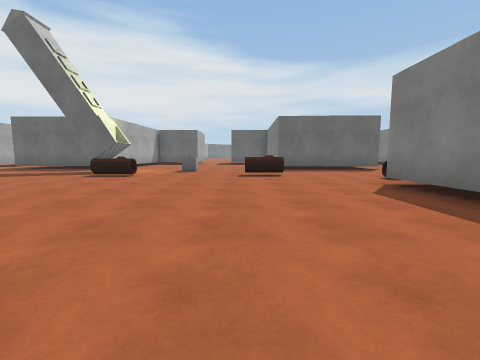
view 1 (above)

24 first-person views from a walk through a 3-D level made in the Unity game engine. The camera is 1.2 m above the floor, tilts 6° down and sees 90° across. The floor is counted in squares, 2 m on a side. Each view is taken from the middle of a square. On the plan, view 1 faces up. The plan holds only what a view shows up to about 9 squares ahead; the rest is blank. The place goes on beyond the plan. Surface patterns are stand-ins for the level's own textures.

view 2
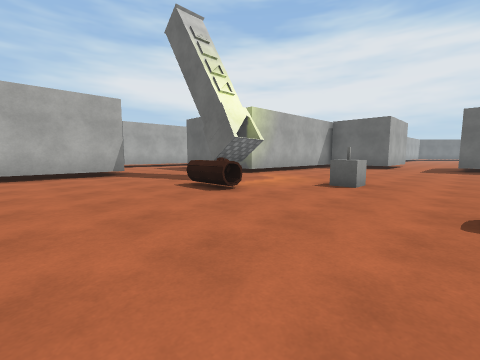

view 3
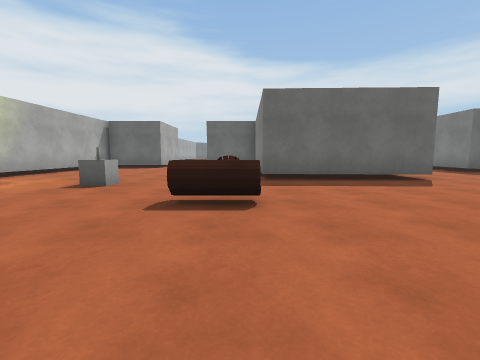

view 4
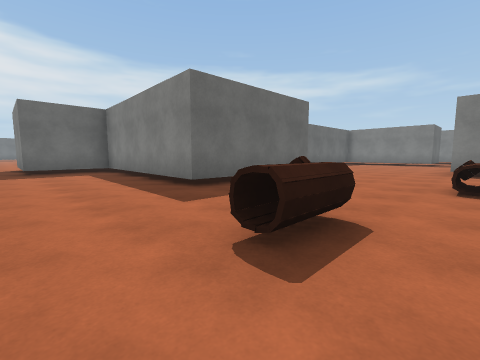

view 5
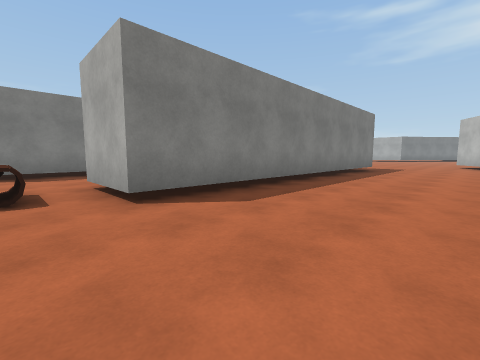

view 6
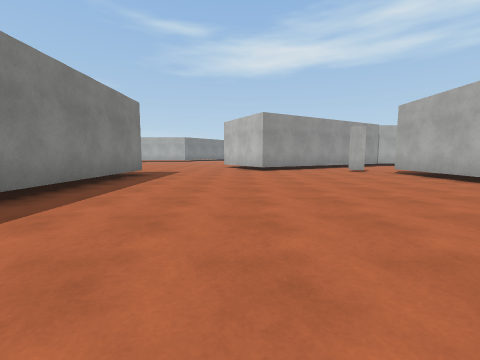

view 7
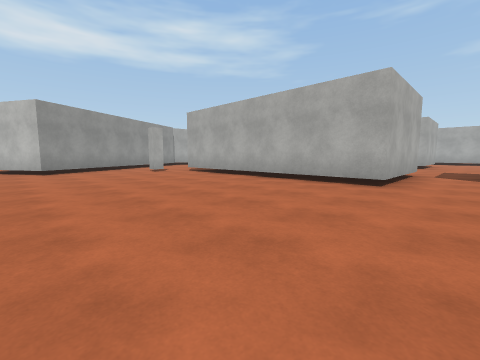

view 8
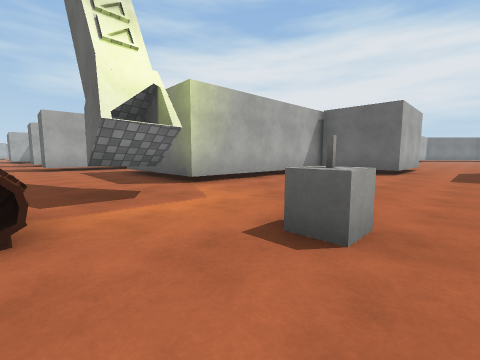

view 9
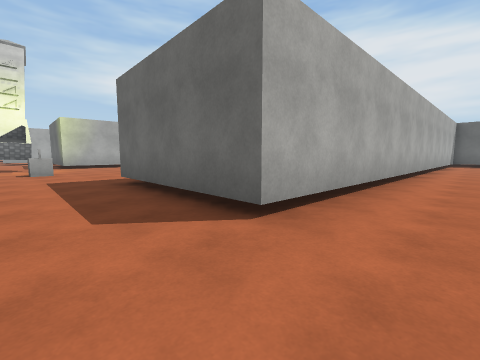

view 10
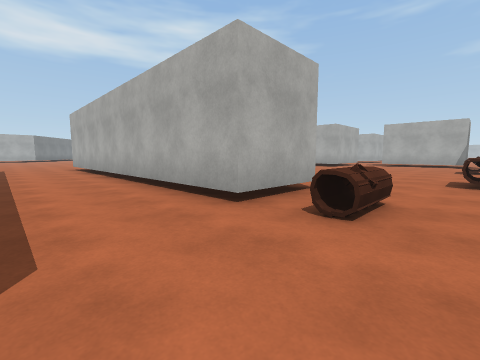

view 11
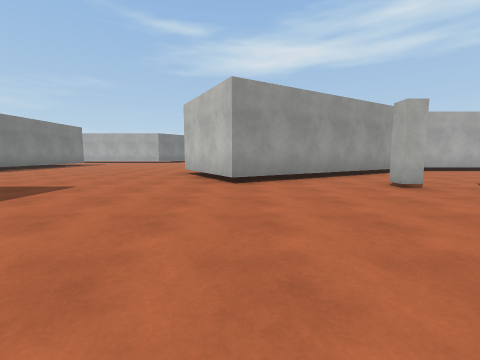

view 12
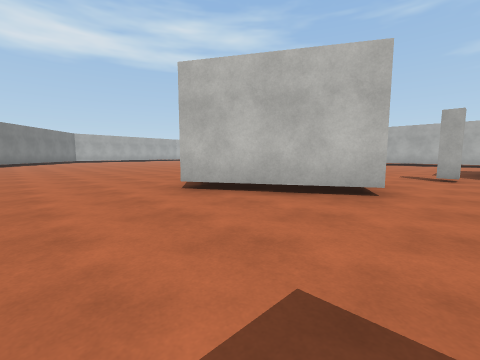

view 13
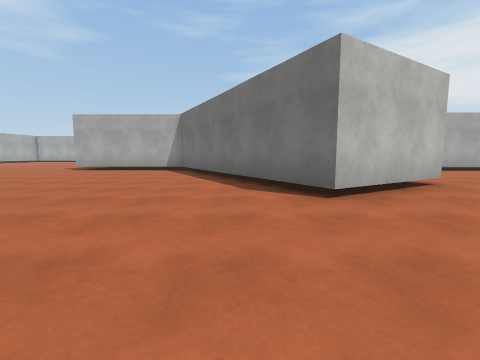

view 14
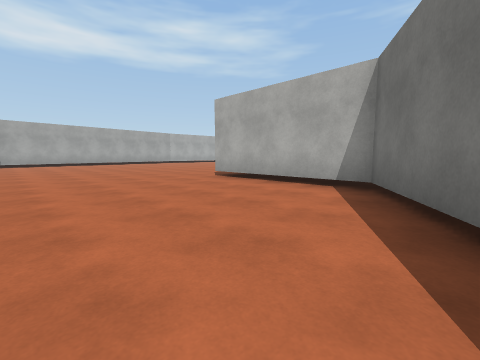

view 15
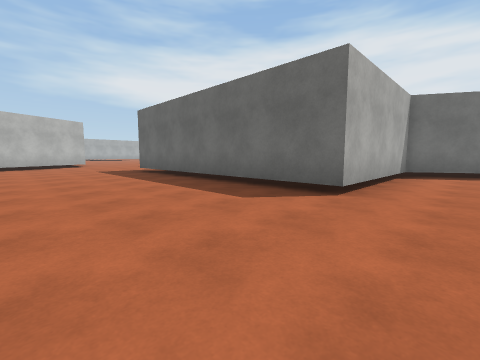

view 16
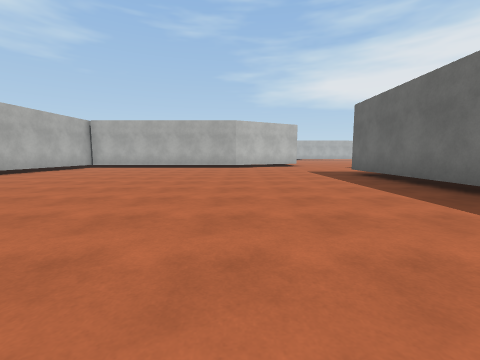

view 17
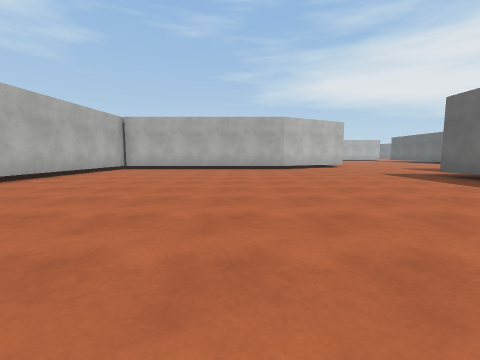

view 18
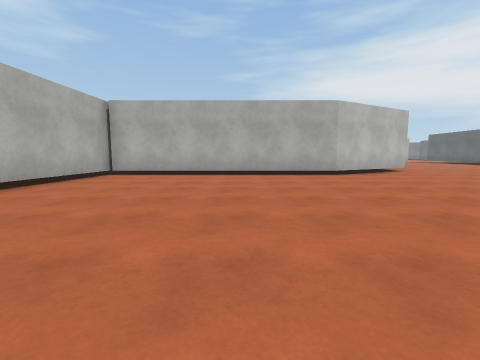

view 19
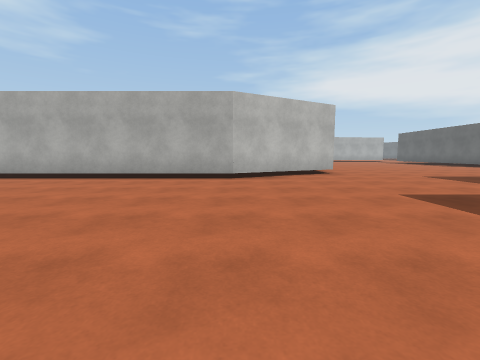

view 20
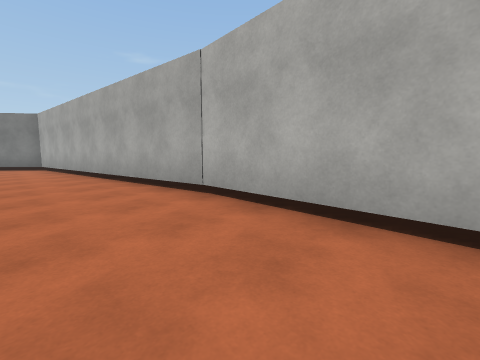

view 21
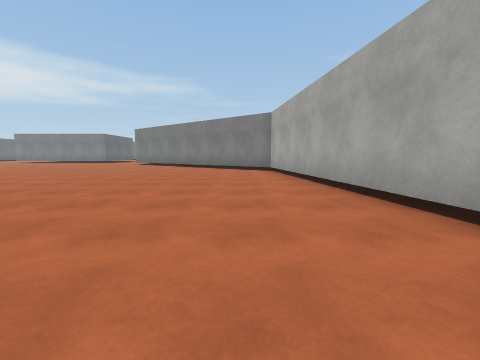

view 22
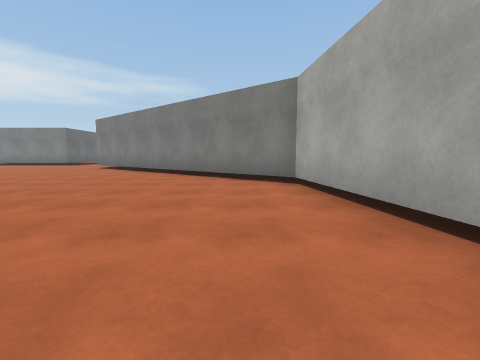

view 23
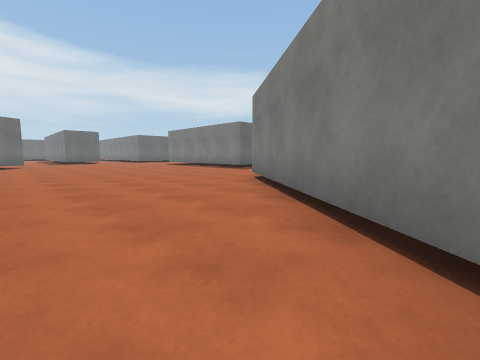

view 24
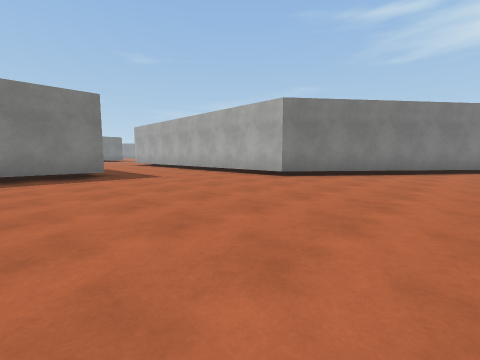

### Floor plan
Points are (right, up) in squares from view 1. A wall is a line through its corners. A room is listed if a view was taken in it or the views show most of it. See-through windows are left out.
Room 1 (views 1, 2, 3, 4, 5, 6, 7, 8, 9, 10, 11)
walls: (-4.2, 7.8) (-5.2, 7.9); (7.8, 5.4) (7.8, 6.6); (-7.2, 6.6) (-7.2, 3.9); (-6.5, 1.8) (-5, 1.8) (-5, -4.9); (9.3, 12.3) (8.9, 12.3) (8.9, 13.1); (-5.4, 15.5) (-5.4, 9.9); (3, -4.4) (3, 4.9) (4.9, 4.9); (-2.7, 18.1) (-2.7, 15.2) (-5.1, 15.2); (-4.4, -5.3) (-3.9, -5.3) (-3.9, -5.8); (5.9, 19.7) (5.6, 9.7) (1.6, 9.8) (1.7, 15.2) (-0.5, 15.2) (-0.5, 18.2); (-3.1, -7.2) (-0.8, -5.9) (-0.2, -7)
ways out: opening at (2, -6) to room 2; opening at (6.5, 5) to room 2; opening at (-7.5, 3); opening at (-5.5, 8); opening at (-1.5, 19)
objects: other object (-4, 7) to (-3, 7); other object (-2, 9); other object (0, 7) to (1, 7); other object (4, 6) to (5, 6)
Room 2 (views 12, 13, 14, 15, 16, 17, 18, 19, 20, 21, 22, 23, 24)
walls: (-0.2, -7) (0.8, -8.7) (-5.4, -12.3) (-5.4, -16.4) (-12.8, -16.4); (8, -15) (8, -12.9); (-10.1, -27.2) (-1, -26.2) (4.9, -18.6) (8.2, -18.6); (-17.7, -17) (-16, -20.2) (-16, -26.8); (-16.3, -26.9) (-10, -27.2); (4.9, 4.9) (4.9, -3.8); (7.8, 4.2) (7.8, 5.4)
ways out: opening at (2, -6) to room 1; opening at (6.5, 5) to room 1; opening at (-16.5, -15.5)

Positions as (right, up) in squares from view 1, and headings:
1: (0, 0), facing up
2: (0, 4), facing up-left
3: (1, 4), facing up
4: (-1, 6), facing up-right
5: (0, 6), facing down-right
6: (0, 3), facing down
7: (0, 3), facing down-left
8: (-1, 7), facing up-left
9: (7, 8), facing up-left
10: (7, 7), facing down-left
11: (-1, -1), facing down
12: (3, -5), facing down-left
13: (4, -10), facing left
14: (-1, -11), facing down-left
15: (-4, -20), facing up-left
16: (-5, -20), facing left
17: (-6, -22), facing left
18: (-9, -23), facing left
19: (-10, -20), facing left
20: (-13, -25), facing down-right
21: (-10, -25), facing right
22: (-6, -25), facing right
23: (0, -23), facing up-right
24: (1, -13), facing down-right
